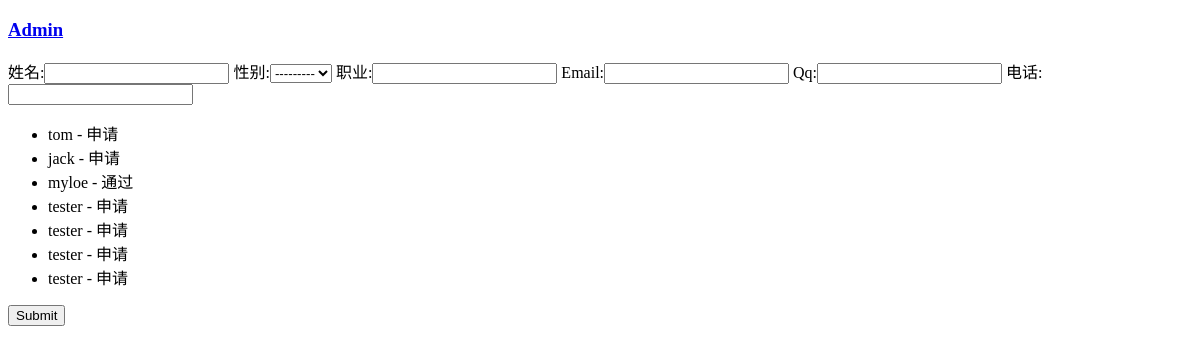
Page /student/index_cls on the earlier database version.
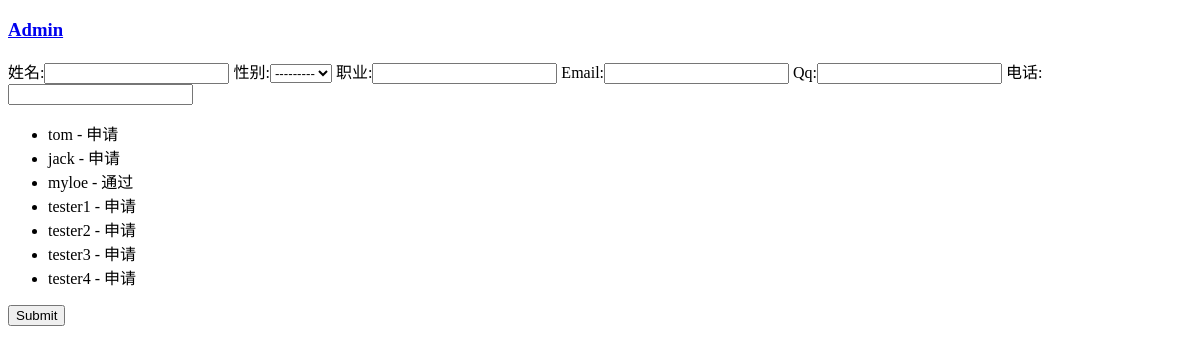
Same page on the later database version.
### student/models.py (models this page shows, shortened)
class BaseModel():
    def to_dict(self):
        data = self.__dict__.copy()
        data.pop('_state')
        return data

class Student(models.Model, BaseModel):
    SEX_ITEMS = [
        (1, '男'),
        (2, '女'),
        (0, '未知')
    ]
    STATUS_ITEMS = [
        (0, '申请'),
        (1, '通过'),
        (2, '拒绝'),
    ]
    name = models.CharField(max_length=128, verbose_name="姓名")
    sex = models.IntegerField(choices=SEX_ITEMS, verbose_name="性别")
    profession = models.CharField(max_length=128, verbose_name="职业")
    email = models.EmailField(verbose_name="Email")
    qq = models.CharField(max_length=128, verbose_name="qq")
    phone = models.CharField(max_length=128, verbose_name="电话")
    status = models.IntegerField(choices=STATUS_ITEMS, default=0, verbose_name="审核状态")
    created_time = models.DateTimeField(auto_now_add=True, editable=False, verbose_name="创建时间")
    teacher = models.ForeignKey('Teacher', models.DO_NOTHING, blank=True, null=True)
    class Meta:
        verbose_name = verbose_name_plural = "学员信息"

### student/views.py (the view, shortened to what this page needs)
# urls.py: path('index_cls', StudentView.as_view(), name='student_index')
class StudentView(View):
    def get(self, request, *args, **kwargs):
        students = Student.objects.all()
        form = StudentForm()
        return render(request, 'index.html', context={'students': students, 'form': form})

### student/forms.py (shortened to what this page needs)
class StudentForm(forms.ModelForm):
    class Meta:
        model = Student
        fields = (
            'name', 'sex', 'profession', 'email', 'qq', 'phone'
        )

### student/templates/index.html (shortened to what this page needs)
<!DOCTYPE html>
<html lang="en">
<head>
</head>
<body>
    <h3>
        <a href="/admin">Admin</a>
    </h3>
    <form action="/student/index_cls" method="post">
         {{form}}
            <ul>
                {% for student in students %}
                    <li>{{student.name}} - {{student.get_status_display}}</li>
                {% endfor %}
            </ul>
        <input type="submit", value="Submit">
    </form>
</body>
</html>

Differences in the rows shown:
changed Student: name "tester" → "tester1"
changed Student: name "tester" → "tester2"
changed Student: name "tester" → "tester3"
changed Student: name "tester" → "tester4"
